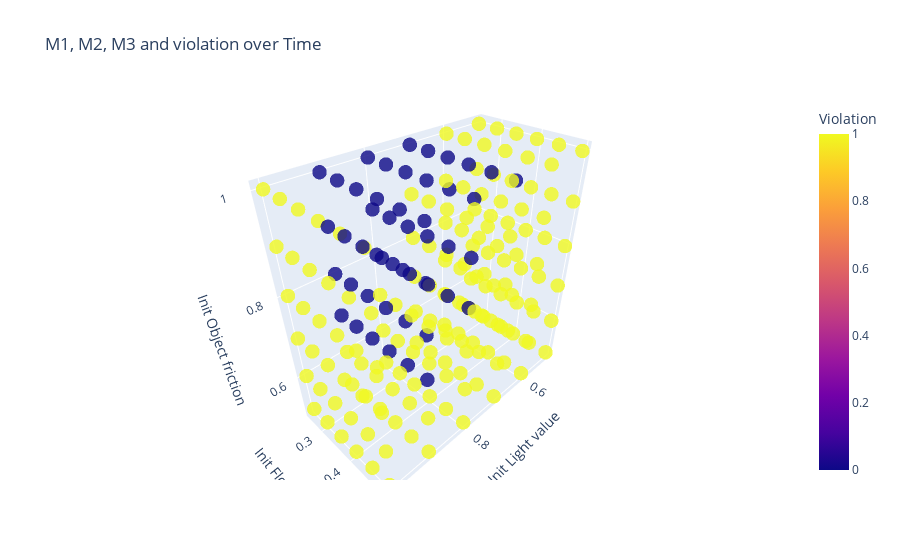

The code cell stored with this chart in its notebook:
### Markdown cell above
### Run

### Code cell
#=============== RUN
df= read_csv(hist_file)
df = addViolation_lookupTable(df)
print_results_violation(df)

# Plot
plot3D_violation_lookupTable(df,'M1, M2, M3 and violation over Time')

### Figure 1 — Plotly figure (JSON) as saved in the notebook; plotly's stock layout.template omitted (floating-point values rounded to 4 significant figures; data arrays with more than 128 entries replaced by an {"elided": "..."} marker saying what was removed)
{"data": [{"marker": {"color": {"elided": "216 int values"}, "colorbar": {"title": {"text": "Violation"}}, "colorscale": [[0, "#0d0887"], [0.1111, "#46039f"], [0.2222, "#7201a8"], [0.3333, "#9c179e"], [0.4444, "#bd3786"], [0.5556, "#d8576b"], [0.6667, "#ed7953"], [0.7778, "#fb9f3a"], [0.8889, "#fdca26"], [1, "#f0f921"]], "opacity": 0.8, "size": 5}, "mode": "markers", "type": "scatter3d", "x": {"elided": "216 float values"}, "y": {"elided": "216 float values"}, "z": {"elided": "216 float values"}}], "layout": {"scene": {"xaxis": {"title": {"text": "Init Light value"}}, "yaxis": {"title": {"text": "Init Floor friction"}}, "zaxis": {"title": {"text": "Init Object friction"}}}, "title": {"text": "M1, M2, M3 and violation over Time"}}}
